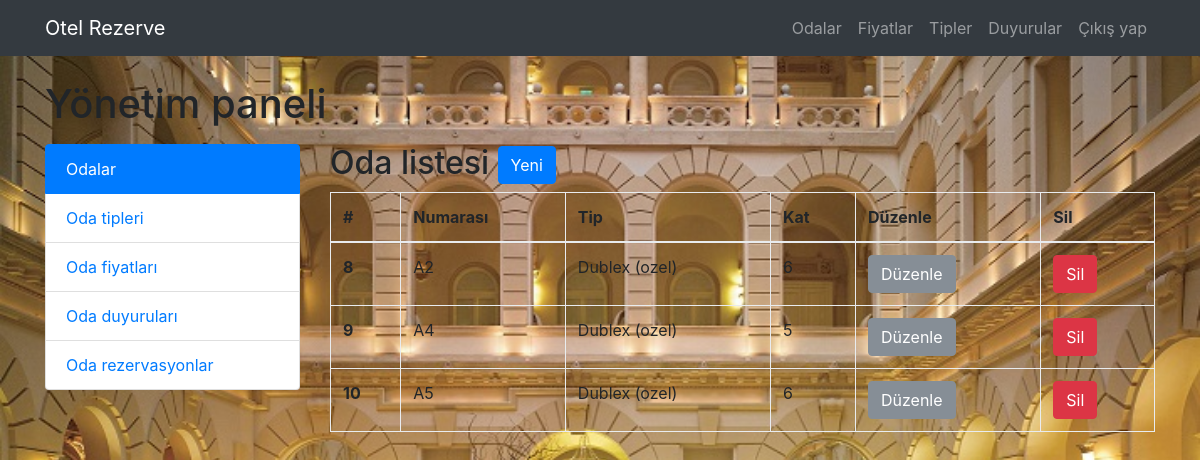
Screenshot of /oda_listele.php (signed in) with the database file from the repository.
### tables this page shows
CREATE TABLE `oda` (
  `id` int(11) NOT NULL,
  `oda_numarasi` varchar(100) NOT NULL,
  `oda_tip` int(11) NOT NULL,
  `oda_kat` int(11) NOT NULL
);

CREATE TABLE `oda_tipleri` (
  `id` int(11) NOT NULL,
  `ad` varchar(100) NOT NULL
);

### inc/veritabani.php (called while the page is built, shortened)
<?php
class Veritabani
{
	private $vt;
	public function hemen_baglan(){
		$kullanici 	= $GLOBALS['veritabani_kullanici'];
		$sifre		= $GLOBALS['veritabani_sifre'];
		$adres		= $GLOBALS['veritabani_adres'];
		$ad 		= $GLOBALS['veritabani_adi'];
		$this->vt = new mysqli ($adres, $kullanici, $sifre, $ad);
	}
	public function sorgula($sorgu){
		$sonuc = $this->vt->query($sorgu);
		if($sonuc){
			return $sonuc->fetch_assoc();
		} else {
			return false;
		}
	}
	public function sorgula_fazla($sorgu){
		$sonuc = $this->vt->query($sorgu);
		if($sonuc->num_rows > 0){
			while($bir = $sonuc->fetch_array())
			{
				$sonuclar[] = $bir;
			}
			return $sonuclar;
		} else {
			return false;
		}
	}
}

### inc/selotel.php (called while the page is built, shortened)
<?php
require("veritabani.php");
class Selotel
{
	private $vt;
	function __construct()
	{
		$this->vt = new veritabani();
	}
	public function oda_goster(){
		$sorgu = "SELECT * FROM `oda`";
		$sonuc = $this->vt->sorgula_fazla($sorgu);
		if($sonuc){
			return $sonuc;
		} else {
			return false;
		}
	}
	public function oda_tipi_goster_tek($oda_tip_id){
		$sorgu = "SELECT * FROM `oda_tipleri` WHERE `id` = ".$oda_tip_id;
		$sonuc = $this->vt->sorgula($sorgu);
		if($sonuc){
			return $sonuc;
		} else {
			return false;
		}
	}
}

### oda_listele.php (the view, shortened to what this page needs)
<?php
include("inc/selotel.php");
$selotel = new selotel();
$odalar = $selotel->oda_goster();
?>
<?php include("inc/sablon/ust.php"); ?>
      <h1 class="mt-4 mb-3">Yönetim paneli</h1>
      <div class="row">
        <?php include("inc/sablon/sol.php"); ?>
        <div class="col-lg-9 mb-4">
          <h2>Oda listesi <a href="oda_ekle.php" class="btn btn-primary">Yeni</a></h2>
          <table class="table table-bordered">
			  <thead>
			    <tr>
			      <th scope="col">#</th>
			      <th scope="col">Numarası</th>
			      <th scope="col">Tip</th>
			      <th scope="col">Kat</th>
			      <th scope="col">Düzenle</th>
			      <th scope="col">Sil</th>
			    </tr>
			  </thead>
			  <tbody>
			  	<?php
			  	if($odalar){
			  		foreach ($odalar as $oda) { ?>
			    <tr>
			      <th scope="row"><?php print $oda['id'];?></th>
			      <td><?php print $oda['oda_numarasi'];?></td>
			      <td><?php $oda_tip = $selotel->oda_tipi_goster_tek($oda['oda_tip']); if($oda_tip) { print $oda_tip['ad']; }?></td>
			      <td><?php print $oda['oda_kat'];?></td>
			      <td><a href="oda_duzenle.php?id=<?php print $oda['id'];?>" class="btn btn-secondary">Düzenle</a></td>
			      <td><a href="oda_sil.php?id=<?php print $oda['id'];?>" onclick="return confirm('Silinsin mi?')"  class="btn btn-danger">Sil</a></td>
			    </tr>
			  	<?php }
			  	}?>
			  </tbody>
			</table>
        </div>
      </div>
<?php include("inc/sablon/alt.php"); ?>

### css/otel.css (style rules this page uses)
html { position: relative; min-height: 100%; }
body { margin-bottom: 60px; background-image: url("http://localhost/otel/img/arka.jpg"); background-repeat: no-repeat, repeat; background-size: 100%; }
@media (min-width: 992px) { body { padding-top: 56px; } }

### rows the page displays
oda: id "8", oda_numarasi "A2", oda_tipleri.ad "Dublex (ozel)", oda_kat "6"
oda: id "9", oda_numarasi "A4", oda_tipleri.ad "Dublex (ozel)", oda_kat "5"
oda: id "10", oda_numarasi "A5", oda_tipleri.ad "Dublex (ozel)", oda_kat "6"
